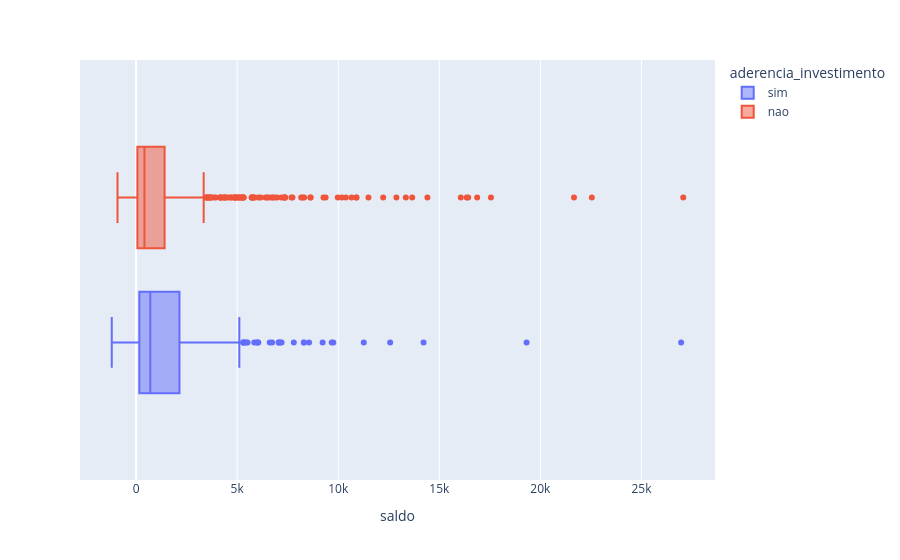

This figure's notebook cell:
### Code cell
px.box(df, x = 'saldo', color = 'aderencia_investimento')

### Figure 1 — Plotly figure (JSON) as saved in the notebook; plotly's stock layout.template omitted (floating-point values rounded to 4 significant figures; data arrays with more than 128 entries replaced by an {"elided": "..."} marker saying what was removed)
{"data": [{"alignmentgroup": "True", "hovertemplate": "aderencia_investimento=sim<br>saldo=%{x}<extra></extra>", "legendgroup": "sim", "marker": {"color": "#636efa"}, "name": "sim", "notched": false, "offsetgroup": "sim", "orientation": "h", "showlegend": true, "type": "box", "x": {"elided": "502 int values"}, "x0": " ", "xaxis": "x", "y0": " ", "yaxis": "y"}, {"alignmentgroup": "True", "hovertemplate": "aderencia_investimento=nao<br>saldo=%{x}<extra></extra>", "legendgroup": "nao", "marker": {"color": "#EF553B"}, "name": "nao", "notched": false, "offsetgroup": "nao", "orientation": "h", "showlegend": true, "type": "box", "x": {"elided": "766 int values"}, "x0": " ", "xaxis": "x", "y0": " ", "yaxis": "y"}], "layout": {"boxmode": "group", "legend": {"title": {"text": "aderencia_investimento"}, "tracegroupgap": 0}, "margin": {"t": 60}, "xaxis": {"anchor": "y", "domain": [0, 1], "title": {"text": "saldo"}}, "yaxis": {"anchor": "x", "domain": [0, 1]}}}
